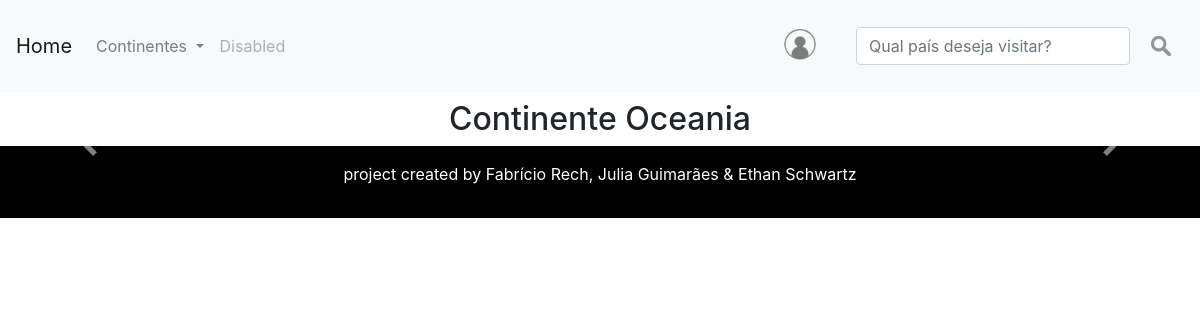
The app's page /oceania/Continente/, older data.
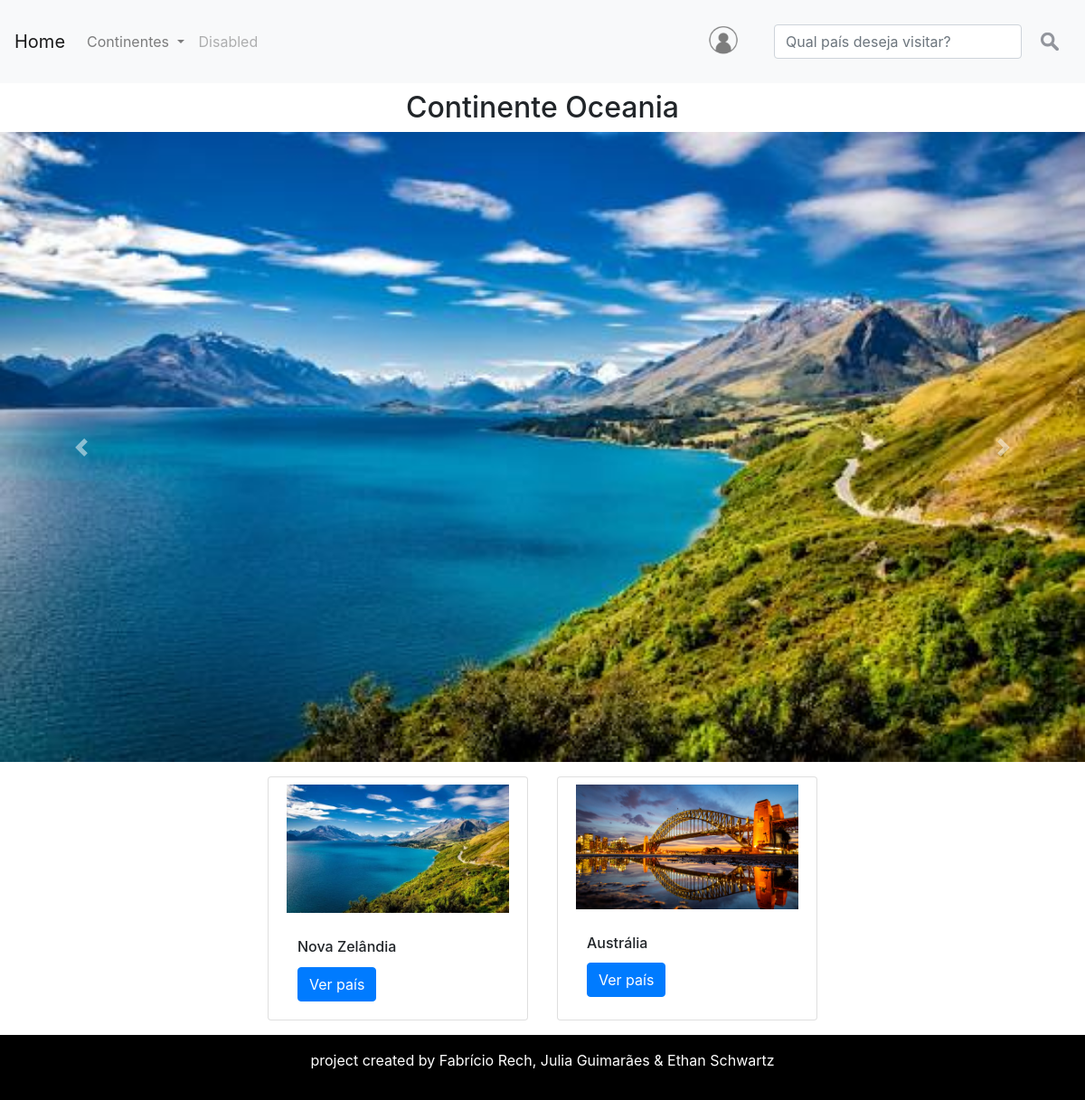
The same page, newer data.
### oceania/models.py (models this page shows, shortened)
class model_oceania(models.Model):
    Continente = models.CharField(max_length=100)
    País = models.CharField(max_length=100)
    Descricao = models.CharField(max_length=3000)
    OndeFicar = models.CharField(max_length=1800)
    OndeComer = models.CharField(max_length=1800)
    OndeVisitar = models.CharField(max_length=1800)
    foto = models.ImageField(upload_to='img/%Y/%m/%d/')
    ta_publicado = models.BooleanField(default=False)
    link = models.CharField(max_length=60)

### oceania/views.py (the view)
# urls.py: path('Continente/',views.v_continente, name='continente'),
def v_continente(request):
    cont = models.model_oceania.objects.all()
    dicionario = {'cont': cont}
    return render(request, 'oceania/paginas/index.html',context=dicionario)

### oceania/templates/oceania/paginas/index.html (shortened to what this page needs)
{% extends 'global/paginas/continente.html' %}
{% block continente %}
Continente Oceania
{% endblock %}

### meus_templates/global/paginas/continente.html (shortened to what this page needs)
{% load static %}
<head>
</head>
{% include 'global/parciais/header.html' %}
<link rel="stylesheet" href="https://cdn.jsdelivr.net/npm/bootstrap@4.0.0/dist/css/bootstrap.min.css">
<div>
  <h2 class="text-center m-2">{% block continente %}{% endblock %}<h2>
</div>
<div id="carouselExampleIndicators" class="carousel slide" data-ride="carousel">
    <div class="carousel-inner">
    {% for item in cont %}
        {% if item.id == 1 %}
      <div class="carousel-item active">
        <img class="d-block w-100" src="{{ item.foto.url}}" />
      </div>
      {% else %}
      <div class="carousel-item">
        <img class="d-block w-100" src="{{ item.foto.url}}" />
      </div>
      {% endif %}
    {% endfor %}
    </div>
    <a class="carousel-control-prev" href="#carouselExampleIndicators" role="button" data-slide="prev">
      <span class="carousel-control-prev-icon" aria-hidden="true"></span>
    </a>
    <a class="carousel-control-next" href="#carouselExampleIndicators" role="button" data-slide="next">
      <span class="carousel-control-next-icon" aria-hidden="true"></span>
    </a>
  </div>
<div class="row row-cols-3 d-flex justify-content-center">
    {% for item in cont %}
    <div class="card m-3" style="width: 18rem;">
        <img class="card-img-top p-2" src="{{item.foto.url}}" alt="Card image cap">
        <div class="card-body">
            <h6 class="card-title">{{item.País}}</h6>
            <a href="detalhe/{{item.link}}" class="btn btn-primary">Ver país</a>
        </div>
    </div>
    {% endfor %}
</div>
{% include 'global/parciais/footer.html' %}

Row changes from the older to the newer data that the page shows:
added model_oceania: foto (picture), País "Nova Zelândia"
added model_oceania: foto (picture), País "Austrália"
